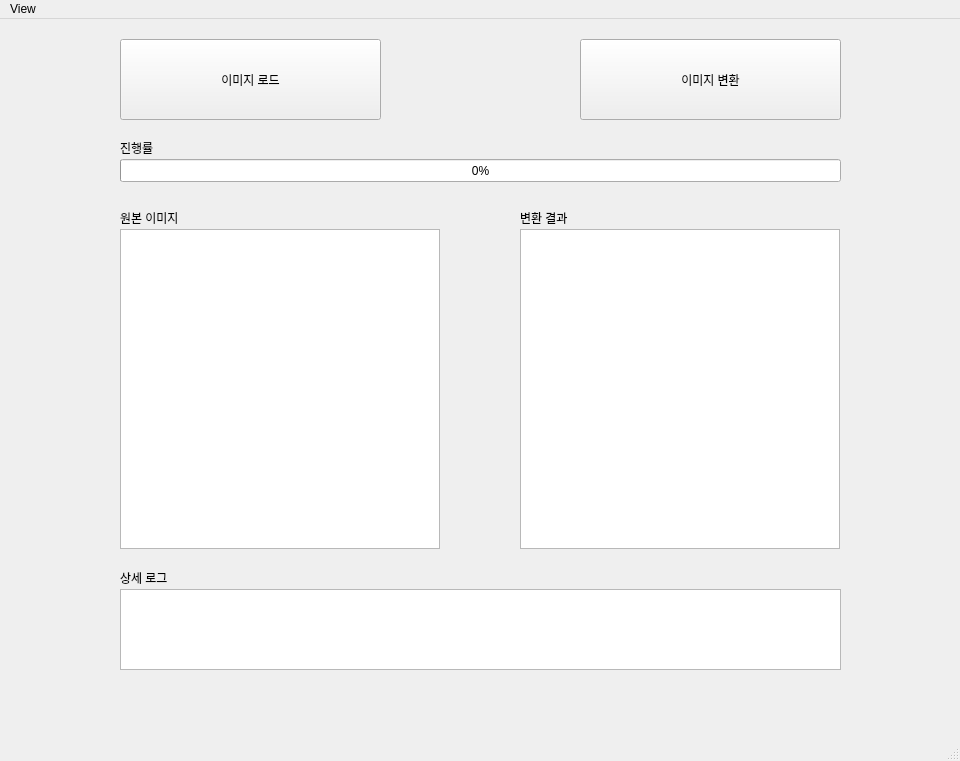
<?xml version="1.0" encoding="UTF-8"?>
<ui version="4.0">
 <class>MainWindow</class>
 <widget class="QMainWindow" name="MainWindow">
  <property name="geometry">
   <rect>
    <x>0</x>
    <y>0</y>
    <width>960</width>
    <height>720</height>
   </rect>
  </property>
  <property name="windowTitle">
   <string>MainWindow</string>
  </property>
  <widget class="QWidget" name="centralwidget">
   <property name="minimumSize">
    <size>
     <width>960</width>
     <height>720</height>
    </size>
   </property>
   <widget class="QStackedWidget" name="stackedWidget">
    <property name="geometry">
     <rect>
      <x>0</x>
      <y>0</y>
      <width>960</width>
      <height>720</height>
     </rect>
    </property>
    <property name="minimumSize">
     <size>
      <width>960</width>
      <height>720</height>
     </size>
    </property>
    <widget class="QWidget" name="page_3">
     <widget class="QPushButton" name="loadImage">
      <property name="geometry">
       <rect>
        <x>120</x>
        <y>20</y>
        <width>261</width>
        <height>81</height>
       </rect>
      </property>
      <property name="text">
       <string>이미지 로드</string>
      </property>
     </widget>
     <widget class="QPushButton" name="convertImage">
      <property name="geometry">
       <rect>
        <x>580</x>
        <y>20</y>
        <width>261</width>
        <height>81</height>
       </rect>
      </property>
      <property name="text">
       <string>이미지 변환</string>
      </property>
     </widget>
     <widget class="QProgressBar" name="progressBar">
      <property name="geometry">
       <rect>
        <x>120</x>
        <y>140</y>
        <width>721</width>
        <height>23</height>
       </rect>
      </property>
      <property name="value">
       <number>0</number>
      </property>
     </widget>
     <widget class="QGraphicsView" name="graphicsViewOriginal">
      <property name="geometry">
       <rect>
        <x>120</x>
        <y>210</y>
        <width>320</width>
        <height>320</height>
       </rect>
      </property>
     </widget>
     <widget class="QLabel" name="labelImage">
      <property name="geometry">
       <rect>
        <x>120</x>
        <y>190</y>
        <width>111</width>
        <height>17</height>
       </rect>
      </property>
      <property name="text">
       <string>원본 이미지</string>
      </property>
     </widget>
     <widget class="QLabel" name="labelResult">
      <property name="geometry">
       <rect>
        <x>520</x>
        <y>190</y>
        <width>111</width>
        <height>17</height>
       </rect>
      </property>
      <property name="text">
       <string>변환 결과</string>
      </property>
     </widget>
     <widget class="QTextBrowser" name="logBrowser">
      <property name="geometry">
       <rect>
        <x>120</x>
        <y>570</y>
        <width>721</width>
        <height>81</height>
       </rect>
      </property>
     </widget>
     <widget class="QLabel" name="labelLog">
      <property name="geometry">
       <rect>
        <x>120</x>
        <y>550</y>
        <width>67</width>
        <height>17</height>
       </rect>
      </property>
      <property name="text">
       <string>상세 로그</string>
      </property>
     </widget>
     <widget class="QGraphicsView" name="graphicsViewResult">
      <property name="geometry">
       <rect>
        <x>520</x>
        <y>210</y>
        <width>320</width>
        <height>320</height>
       </rect>
      </property>
     </widget>
     <widget class="QLabel" name="labelImage_2">
      <property name="geometry">
       <rect>
        <x>120</x>
        <y>120</y>
        <width>111</width>
        <height>17</height>
       </rect>
      </property>
      <property name="text">
       <string>진행률</string>
      </property>
     </widget>
    </widget>
    <widget class="QWidget" name="page_4">
     <widget class="QPushButton" name="browseOriginalDir">
      <property name="geometry">
       <rect>
        <x>800</x>
        <y>80</y>
        <width>131</width>
        <height>31</height>
       </rect>
      </property>
      <property name="text">
       <string>찾아보기</string>
      </property>
     </widget>
     <widget class="QLineEdit" name="dirOriginal">
      <property name="geometry">
       <rect>
        <x>200</x>
        <y>80</y>
        <width>571</width>
        <height>31</height>
       </rect>
      </property>
     </widget>
     <widget class="QLabel" name="labelOriginalDir">
      <property name="geometry">
       <rect>
        <x>40</x>
        <y>80</y>
        <width>141</width>
        <height>17</height>
       </rect>
      </property>
      <property name="text">
       <string>원본 이미지 폴더 경로:</string>
      </property>
     </widget>
     <widget class="QLabel" name="labelResultDir">
      <property name="geometry">
       <rect>
        <x>40</x>
        <y>150</y>
        <width>141</width>
        <height>17</height>
       </rect>
      </property>
      <property name="text">
       <string>결과 이미지 폴더 경로:</string>
      </property>
     </widget>
     <widget class="QLineEdit" name="dirResult">
      <property name="geometry">
       <rect>
        <x>200</x>
        <y>150</y>
        <width>571</width>
        <height>31</height>
       </rect>
      </property>
     </widget>
     <widget class="QPushButton" name="browseResultDir">
      <property name="geometry">
       <rect>
        <x>800</x>
        <y>150</y>
        <width>131</width>
        <height>31</height>
       </rect>
      </property>
      <property name="text">
       <string>찾아보기</string>
      </property>
     </widget>
     <widget class="QLabel" name="labelImageWidth">
      <property name="geometry">
       <rect>
        <x>40</x>
        <y>220</y>
        <width>151</width>
        <height>17</height>
       </rect>
      </property>
      <property name="text">
       <string>결과 이미지 크기(가로):</string>
      </property>
     </widget>
     <widget class="QLineEdit" name="imageWidth">
      <property name="geometry">
       <rect>
        <x>200</x>
        <y>220</y>
        <width>101</width>
        <height>31</height>
       </rect>
      </property>
      <property name="text">
       <string/>
      </property>
     </widget>
     <widget class="QLabel" name="labelImageHeight">
      <property name="geometry">
       <rect>
        <x>40</x>
        <y>270</y>
        <width>151</width>
        <height>17</height>
       </rect>
      </property>
      <property name="text">
       <string>결과 이미지 크기(세로):</string>
      </property>
     </widget>
     <widget class="QLineEdit" name="imageHeight">
      <property name="geometry">
       <rect>
        <x>200</x>
        <y>270</y>
        <width>101</width>
        <height>31</height>
       </rect>
      </property>
      <property name="text">
       <string/>
      </property>
     </widget>
     <widget class="QPushButton" name="saveSetting">
      <property name="geometry">
       <rect>
        <x>300</x>
        <y>410</y>
        <width>351</width>
        <height>51</height>
       </rect>
      </property>
      <property name="text">
       <string>설정 저장</string>
      </property>
     </widget>
     <widget class="QCheckBox" name="checkBox">
      <property name="geometry">
       <rect>
        <x>200</x>
        <y>330</y>
        <width>92</width>
        <height>23</height>
       </rect>
      </property>
      <property name="text">
       <string>과정 표시</string>
      </property>
     </widget>
     <widget class="QLabel" name="labelImageHeight_2">
      <property name="geometry">
       <rect>
        <x>40</x>
        <y>330</y>
        <width>151</width>
        <height>17</height>
       </rect>
      </property>
      <property name="text">
       <string>변환 과정 시각화:</string>
      </property>
     </widget>
    </widget>
   </widget>
  </widget>
  <widget class="QStatusBar" name="statusbar"/>
  <widget class="QMenuBar" name="menubar">
   <property name="geometry">
    <rect>
     <x>0</x>
     <y>0</y>
     <width>960</width>
     <height>22</height>
    </rect>
   </property>
   <widget class="QMenu" name="menuView">
    <property name="title">
     <string>View</string>
    </property>
    <addaction name="actionViewMain"/>
    <addaction name="actionViewPreferences"/>
   </widget>
   <addaction name="menuView"/>
  </widget>
  <action name="actionViewMain">
   <property name="text">
    <string>Main</string>
   </property>
  </action>
  <action name="actionViewPreferences">
   <property name="text">
    <string>Preferences</string>
   </property>
  </action>
 </widget>
 <resources/>
 <connections/>
</ui>
